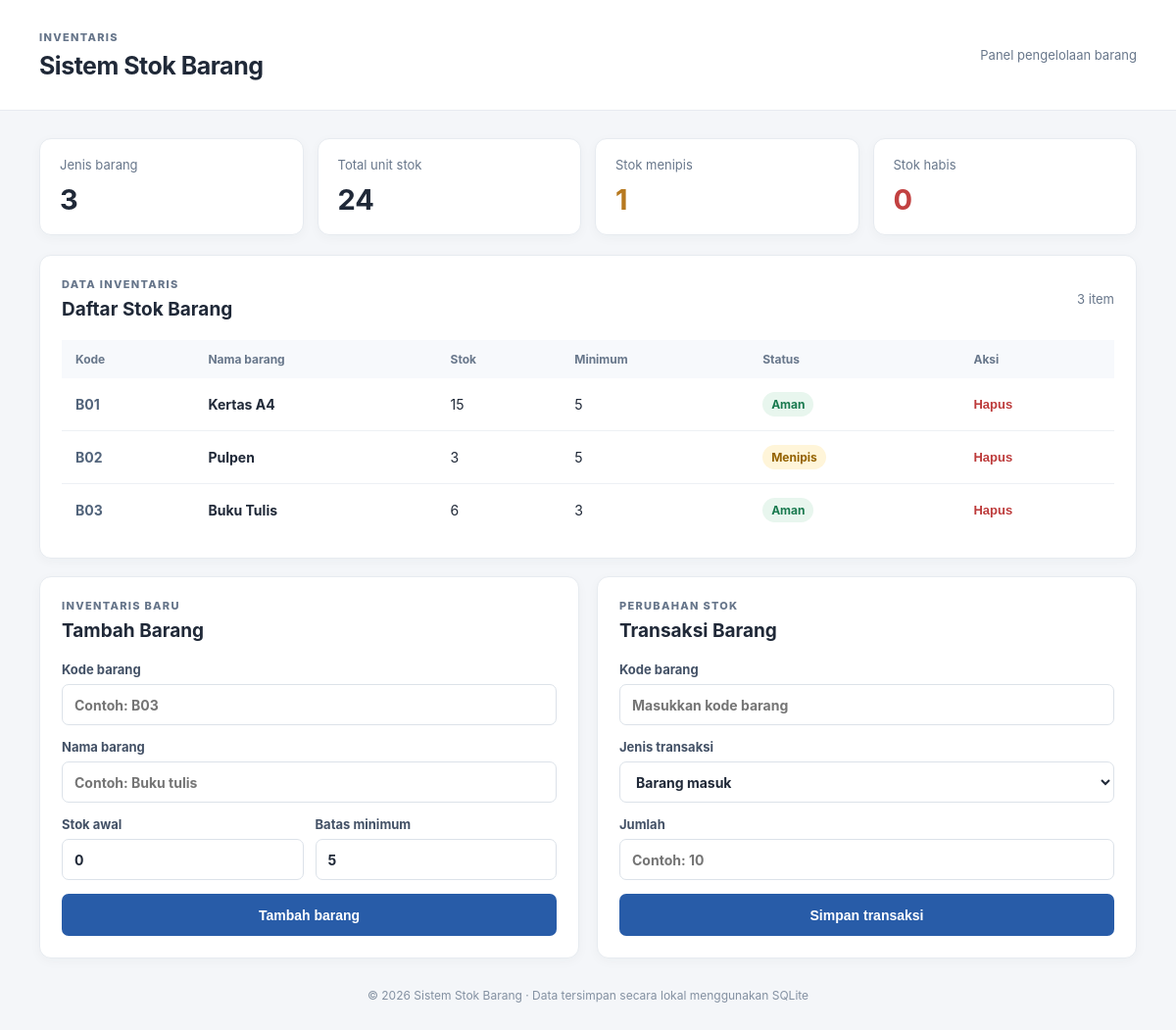
The page / on the database its author committed.
### tables this page shows
CREATE TABLE barang (
                id INTEGER PRIMARY KEY AUTOINCREMENT,
                kode TEXT NOT NULL UNIQUE,
                nama TEXT NOT NULL,
                stok INTEGER NOT NULL DEFAULT 0 CHECK (stok >= 0),
                stok_min INTEGER NOT NULL DEFAULT 0 CHECK (stok_min >= 0)
            );

### app.py (the view)
@app.route("/")
def index():
    with get_db() as conn:
        barang = conn.execute(
            "SELECT * FROM barang ORDER BY kode COLLATE NOCASE"
        ).fetchall()
    daftar = [dict(row) for row in barang]
    for item in daftar:
        item["status"] = status_stok(item)
    total_barang = len(daftar)
    total_stok = sum(item["stok"] for item in daftar)
    stok_menipis = sum(1 for item in daftar if item["status"] == "Menipis")
    stok_habis = sum(1 for item in daftar if item["status"] == "Habis")
    return render_template(
        "index.html",
        barang=daftar,
        total_barang=total_barang,
        total_stok=total_stok,
        stok_menipis=stok_menipis,
        stok_habis=stok_habis,
    )

### app.py (called while the page is built)
def get_db():
    conn = sqlite3.connect(DB_PATH)
    conn.row_factory = sqlite3.Row
    return conn

def status_stok(barang):
    if barang["stok"] == 0:
        return "Habis"
    if barang["stok"] <= barang["stok_min"]:
        return "Menipis"
    return "Aman"

### templates/index.html (shortened to what this page needs)
<!doctype html>
<html lang="id">
<head>
    <link rel="stylesheet" href="{{ url_for('static', filename='style.css') }}">
</head>
<body>
    <header class="topbar">
        <div class="container topbar-inner">
            <div>
                <p class="eyebrow">INVENTARIS</p>
                <h1>Sistem Stok Barang</h1>
            </div>
            <span class="topbar-note">Panel pengelolaan barang</span>
        </div>
    </header>
    <main class="container">
        <section class="stats">
            <article class="stat-card">
                <span class="stat-label">Jenis barang</span>
                <strong>{{ total_barang }}</strong>
            </article>
            <article class="stat-card">
                <span class="stat-label">Total unit stok</span>
                <strong>{{ total_stok }}</strong>
            </article>
            <article class="stat-card warning-card">
                <span class="stat-label">Stok menipis</span>
                <strong>{{ stok_menipis }}</strong>
            </article>
            <article class="stat-card danger-card">
                <span class="stat-label">Stok habis</span>
                <strong>{{ stok_habis }}</strong>
            </article>
        </section>
        <section class="panel">
            <div class="section-heading">
                <div>
                    <p class="eyebrow">DATA INVENTARIS</p>
                    <h2>Daftar Stok Barang</h2>
                </div>
                <span class="item-count">{{ total_barang }} item</span>
            </div>
            {% if barang %}
            <div class="table-wrap">
                <table>
                    <thead>
                        <tr>
                            <th>Kode</th>
                            <th>Nama barang</th>
                            <th>Stok</th>
                            <th>Minimum</th>
                            <th>Status</th>
                            <th>Aksi</th>
                        </tr>
                    </thead>
                    <tbody>
                        {% for item in barang %}
                        <tr>
                            <td class="code">{{ item.kode }}</td>
                            <td class="product-name">{{ item.nama }}</td>
                            <td>{{ item.stok }}</td>
                            <td>{{ item.stok_min }}</td>
                            <td>
                                <span class="status {{ item.status|lower }}">{{ item.status }}</span>
                            </td>
                            <td>
                                <form action="{{ url_for('hapus_barang', barang_id=item.id) }}" method="post"
                                      onsubmit="return confirm('Hapus barang {{ item.nama|e }}?')">
                                    <button class="button-delete" type="submit">Hapus</button>
                                </form>
                            </td>
                        </tr>
                        {% endfor %}
                    </tbody>
                </table>
            </div>
            {% else %}
                <p class="empty-state">Belum ada barang. Tambahkan barang melalui formulir di bawah.</p>
            {% endif %}
        </section>
        <section class="forms-grid">
            <article class="panel">
                <div class="section-heading">
                    <div>
                        <p class="eyebrow">INVENTARIS BARU</p>
                        <h2>Tambah Barang</h2>
                    </div>
                </div>
                <form action="{{ url_for('tambah_barang') }}" method="post" class="form">
                    <label>Kode barang
                        <input name="kode" placeholder="Contoh: B03" maxlength="20" required>
                    </label>
                    <label>Nama barang
                        <input name="nama" placeholder="Contoh: Buku tulis" maxlength="100" required>
                    </label>
                    <div class="two-fields">
                        <label>Stok awal
                            <input name="stok" type="number" min="0" value="0" required>
                        </label>
                        <label>Batas minimum
                            <input name="stok_min" type="number" min="0" value="5" required>
                        </label>
                    </div>
                    <button class="button-primary" type="submit">Tambah barang</button>
                </form>
            </article>
            <article class="panel">
                <div class="section-heading">
                    <div>
                        <p class="eyebrow">PERUBAHAN STOK</p>
                        <h2>Transaksi Barang</h2>
                    </div>
                </div>
                <form action="{{ url_for('transaksi') }}" method="post" class="form">
                    <label>Kode barang
                        <input name="kode" placeholder="Masukkan kode barang" maxlength="20" required>
                    </label>
                    <label>Jenis transaksi
                        <select name="jenis" required>
                            <option value="masuk">Barang masuk</option>
                        </select>
                    </label>
                    <label>Jumlah
                        <input name="jumlah" type="number" min="1" placeholder="Contoh: 10" required>
                    </label>
                    <button class="button-primary" type="submit">Simpan transaksi</button>
                </form>
            </article>
        </section>
        <footer>© 2026 Sistem Stok Barang · Data tersimpan secara lokal menggunakan SQLite</footer>
    </main>
</body>
</html>

### static/style.css (style rules this page uses)
* { box-sizing: border-box; }
:root { font-family: Inter, "Segoe UI", Arial, sans-serif; color: #202938; background: #f4f6f9; }
body { margin: 0; min-width: 320px; }
.container { width: min(1120px, calc(100% - 40px)); margin: 0 auto; }
.topbar { background: #ffffff; border-bottom: 1px solid #e7ebf0; }
.topbar-inner { min-height: 112px; display: flex; align-items: center; justify-content: space-between; gap: 20px; }
.eyebrow { color: #66758a; font-size: 11px; font-weight: 800; letter-spacing: 1.3px; margin: 0 0 7px; }
h1, h2, p { margin-top: 0; }
h1 { margin-bottom: 0; font-size: 25px; letter-spacing: -0.5px; }
h2 { margin-bottom: 0; font-size: 19px; }
.topbar-note, .item-count { color: #68778b; font-size: 13px; }
main.container { padding-top: 28px; padding-bottom: 24px; }
.stats { display: grid; grid-template-columns: repeat(4, 1fr); gap: 14px; margin-bottom: 20px; }
.stat-card, .panel { background: #fff; border: 1px solid #e7ebf0; border-radius: 12px; box-shadow: 0 3px 12px rgba(28, 43, 64, 0.035); }
.stat-card { padding: 18px 20px; }
.stat-label { display: block; color: #68778b; font-size: 13px; margin-bottom: 10px; }
.stat-card strong { font-size: 29px; font-weight: 750; }
.warning-card strong { color: #b7791f; }
.danger-card strong { color: #c24141; }
.panel { padding: 22px; margin-bottom: 18px; }
.section-heading { display: flex; justify-content: space-between; align-items: center; gap: 12px; margin-bottom: 20px; }
.table-wrap { overflow-x: auto; }
table { border-collapse: collapse; width: 100%; min-width: 650px; text-align: left; }
th { background: #f7f9fc; color: #68778b; font-size: 12px; font-weight: 700; padding: 12px 14px; }
td { padding: 14px; border-bottom: 1px solid #edf0f4; font-size: 14px; }
tbody tr:last-child td { border-bottom: 0; }
.code { color: #52647b; font-weight: 700; }
.product-name { font-weight: 650; }
.status { display: inline-block; padding: 5px 9px; border-radius: 20px; font-size: 12px; font-weight: 700; }
.status.aman { color: #18794e; background: #e8f6ee; }
.status.menipis { color: #946200; background: #fff5d9; }
.forms-grid { display: grid; grid-template-columns: 1fr 1fr; gap: 18px; }
.form { display: flex; flex-direction: column; gap: 14px; }
.form label { display: flex; flex-direction: column; gap: 7px; color: #435166; font-size: 13px; font-weight: 650; }
input, select { width: 100%; min-height: 42px; padding: 10px 12px; border: 1px solid #dce2e9; border-radius: 7px; background: #fff; color: #202938; font: inherit; font-size: 14px; outline: none; }
.two-fields { display: grid; grid-template-columns: 1fr 1fr; gap: 12px; }
.button-primary { min-height: 43px; border: 0; border-radius: 7px; background: #285ca8; color: #fff; font-size: 14px; font-weight: 700; cursor: pointer; padding: 10px 16px; }
.button-delete { border: 0; background: transparent; color: #bd3b3b; font-size: 13px; font-weight: 650; cursor: pointer; padding: 5px 0; }
footer { padding: 12px 0 4px; text-align: center; color: #8390a1; font-size: 12px; }

### rows shown on the page
barang: kode "B01", nama "Kertas A4", stok "15", stok_min "5", status "Aman"
barang: kode "B02", nama "Pulpen", stok "3", stok_min "5", status "Menipis"
barang: kode "B03", nama "Buku Tulis", stok "6", stok_min "3", status "Aman"

### other values the page prints
{{ total_barang }} "3"
{{ total_stok }} "24"
{{ stok_menipis }} "1"
{{ stok_habis }} "0"
